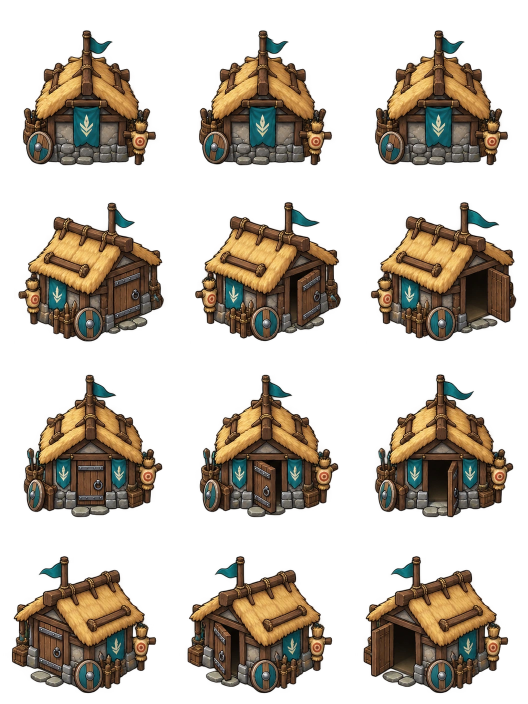
#> input picture art-src/td/barracks/level_1.webp, 1056 x 1408 px (shown at 1/2 size)
$ python -i td_cutout.py   (imports and definitions only)
#> lines starting #> are read from the running program, lines starting #| are printed output that depends on the picture
# -*- coding: utf-8 -*-
"""
Strip the checkerboard backdrop out of the tower sheets.

Ten of the twelve upgrade sheets arrived with the transparency checker drawn
into the picture as actual grey pixels. Removing it is not a colour key: the
towers are grey stone, and keying grey would eat them. What separates backdrop
from stone is that the backdrop is perfectly neutral, comes in exactly two
tones, and touches the edge of the sheet — so the cut is a flood fill inwards
from the border, and anything the fill cannot reach stays.

A flood fill alone leaves two kinds of litter: single checker pixels it could
not reach through the seams, and whole squares walled in by the art. So the
checker itself is modelled — its square size and phase are measured off the
sheet — and any pixel holding exactly the tone its cell should hold is cut,
reachable or not.

The last pixel before the art is a blend of the two, which would leave a grey
fringe against the map. So the border of the cut is re-scored: alpha there
rises with how far the pixel has moved away from the backdrop tone.

The sheets are also not on the grid their manifest claims. The four rows of
facings were packed at whatever height each came out — 180px on one sheet,
240px on the next — so a cut along 256px rows takes the top off one tower and
hands it to the frame above. The rows are therefore found on the picture: the
valleys of the opaque-pixel count down the sheet, of which there are always
three between four rows. Each tower is then re-laid onto a true 256px grid,
its base on a common line, and only then is anything decided per cell.

Usage:
    python scripts/td_cutout.py <folder with crossbow/ cannon/ magic/ rocket/>

The folder's manifest.json gives the cell size; without one, 256 is assumed.
Writes art-src/td/towers/<kind>/level_<n>.webp
"""
import json
import os
import sys
import numpy as np
from PIL import Image

ROOT = os.path.dirname(os.path.dirname(os.path.abspath(__file__)))
OUT = os.path.join(ROOT, "art-src", "td", "towers")

KINDS = ["crossbow", "cannon", "magic", "rocket"]
#: how close to a backdrop tone counts as backdrop
TONE = 10
#: how neutral: the spread between a pixel's channels
NEUTRAL = 8
#: colour distance at which a fringe pixel is fully opaque again
FRINGE = 42
#: the checker squares meet in a blurred seam that is neither tone; the fill
#: has to step over it or it never leaves the first square
BRIDGE = 2
#: how wide a strip at a cell's edge counts as "came in from next door"
EDGE_BAND = 4
#: alpha above which a pixel is part of a shape rather than its halo
SOLID = 24


# [46 lines left out: functions backdrop_tones, _shift, _dilate, not called in this run]


def _erode(m, r):
    return ~_dilate(~m, r)


# [33 lines left out: functions despeckle, flood_from_border, not called in this run]


#: square sizes to look for; the sheets use 8, the walled-in patches others
CHECKER_SIZES = (6, 8, 10, 12, 14, 16, 17, 18, 20, 24)


# [29 lines left out: function checker, not called in this run]


CELL = 256      # set from the manifest at startup


# [72 lines left out: functions _reconstruct, drop_stragglers, not called in this run]


#: where a tower's base sits in its normalised cell, from the cell's top
BASELINE = 236
ROWS, COLS = 4, 6


def row_bands(alpha, cell):
    """
    The four rows of facings, found on the picture rather than on a grid.

    Count opaque pixels per line, smooth, and take the three deepest valleys
    that sit at least half a cell apart: a flash may bridge two rows but it
    is never as wide as a tower, so the gap between rows stays the low point.
    Each band is then trimmed to its own content.
    """
    h = alpha.shape[0]
    prof = alpha.sum(axis=1).astype(np.float64)
    k = 9
    prof = np.convolve(np.pad(prof, k // 2, mode="edge"), np.ones(k) / k, mode="valid")
    mins = [y for y in range(1, h - 1) if prof[y] <= prof[y - 1] and prof[y] <= prof[y + 1]]
    mins.sort(key=lambda y: prof[y])
    cuts = []
    for y in mins:
        if cell * 0.4 < y < h - cell * 0.4 and all(abs(y - c) >= cell * 0.5 for c in cuts):
            cuts.append(y)
        if len(cuts) == ROWS - 1:
            break
    if len(cuts) != ROWS - 1:
        return [(r * cell, (r + 1) * cell) for r in range(ROWS)]
    edges = [0] + sorted(cuts) + [h]
    bands = []
    for y0, y1 in zip(edges[:-1], edges[1:]):
        counts = alpha[y0:y1].sum(axis=1)
        rows = np.nonzero(counts > 4)[0]
        if not rows.size:
            bands.append((y0, y1))
            continue
        # the base is the bottom of the tower's mass, not of whatever litter
        # or smoke trails below it: the last line still a fifth as wide as
        # the widest one
        solid = np.nonzero(counts >= counts.max() * 0.2)[0]
        bands.append((y0 + int(rows[0]), y0 + int(solid[-1]) + 1))
    return bands


def normalise(rgba, cell):
    """Re-lay every tower onto a true grid, base on a common line."""
    h, w = rgba.shape[:2]
    bands = row_bands(rgba[:, :, 3] > 12, cell)
    out = np.zeros((ROWS * cell, COLS * cell, 4), dtype=np.uint8)
    for r, (y0, y1) in enumerate(bands):
        bh = min(y1 - y0, cell)
        top = max(0, min(cell - bh, BASELINE - bh))
        for c in range(COLS):
            src = rgba[y1 - bh:y1, c * cell:(c + 1) * cell]
            out[r * cell + top:r * cell + top + bh, c * cell:c * cell + src.shape[1]] = src
    return out, bands


# [40 lines left out: function strip, not called in this run]


def cut(path, cell=None):
#> called with path = '../art-src/td/barracks/level_1.webp'
    src = Image.open(path).convert("RGBA")
#> src is the input picture: PIL image 1056x1408 RGBA; mean R, G, B, A 45.8, 36.9, 25.4, 98.8
    if np.asarray(src)[:, :, 3].min() == 0:
        # two of the twelve arrived cut already, but not on the grid
        rgba, bands = normalise(np.asarray(src).copy(), cell or CELL)
#> in row_bands, `prof = alpha.sum(axis=1).astype(np.float64)`: prof = 1408 values, max 869 at index 594, min 0 at index 0, mean 423.3
#> in row_bands, `prof = np.convolve(np.pad(prof, k // 2, mode="edge"), np.ones(k) / k, ..`: prof = 1408 values, max 866.1 at index 592, min 0 at index 0, mean 423.3
#> in row_bands, `mins = [y for y in range(1, h - 1) if prof[y] <= prof[y - 1] and prof[..`: mins = 294 values from 1 to 1406
#> after the loop in row_bands, `for y in mins:`: cuts = [335, 688, 1039]
#> in row_bands, `edges = [0] + sorted(cuts) + [h]`: edges = [0, 335, 688, 1039, 1408]
#> the loop in row_bands, `for y0, y1 in zip(edges[:-1], edges[1:]):` made 4 passes
#> (y0, y1) on passes 1 to 4: (0, 335), (335, 688), (688, 1039), (1039, 1408)
#> after the loop in row_bands, `for y0, y1 in zip(edges[:-1], edges[1:]):`: bands = [(60, 330), (404, 675), (748, 1031), (1112, 1376)]
#> the loop in normalise, `for r, (y0, y1) in enumerate(bands):` made 4 passes
#> after the loop in normalise, `for r, (y0, y1) in enumerate(bands):`:
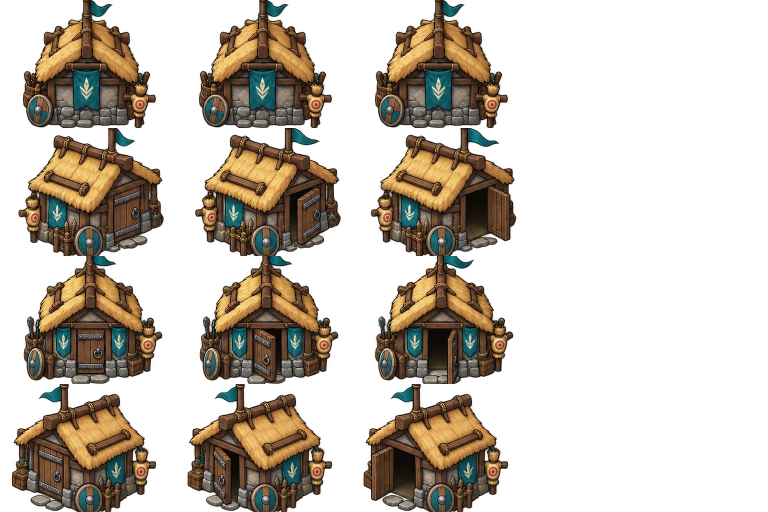
#> out: shape (1024, 1536, 4) (shown at 1/2 size); mean of channels 0, 1, 2, 3 42.8, 34.4, 23.7, 92.6; transparent parts drawn white
#> bands = [(60, 330), (404, 675), (748, 1031), (1112, 1376)]
        print(f"      rows at {', '.join(f'{a}-{b}' for a, b in bands)}")
#|       rows at 60-330, 404-675, 748-1031, 1112-1376
        return Image.fromarray(rgba, "RGBA")

    rgba = strip(src)
    if rgba is None:
        return src
    rgba, bands = normalise(rgba, cell or CELL)
    neut = (rgba[:, :, :3].max(axis=2).astype(np.int16)
            - rgba[:, :, :3].min(axis=2)) <= NEUTRAL
    rgba[:, :, 3] *= ~drop_stragglers(rgba[:, :, 3] > SOLID, neut, cell)
    print(f"      rows at {', '.join(f'{a}-{b}' for a, b in bands)}")
    return Image.fromarray(rgba, "RGBA")


# [24 lines left out: function main, not called in this run]


# [2 lines not run here, left out]

>>> result = cut('../art-src/td/barracks/level_1.webp')
